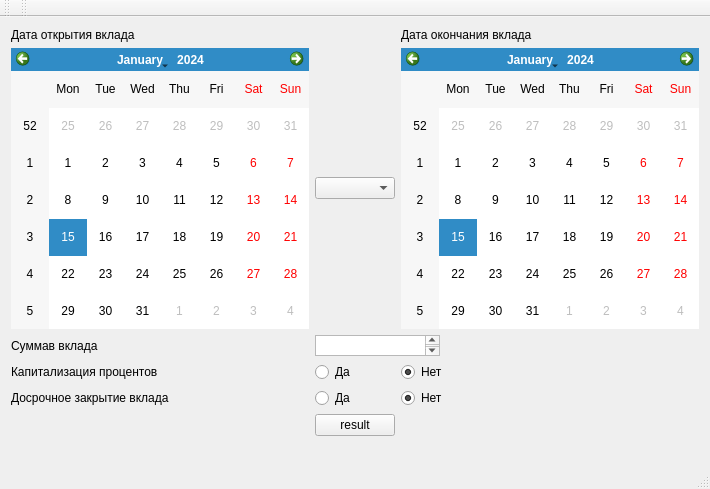
<?xml version="1.0" encoding="UTF-8"?>
<ui version="4.0">
 <class>MainWindow</class>
 <widget class="QMainWindow" name="MainWindow">
  <property name="geometry">
   <rect>
    <x>0</x>
    <y>0</y>
    <width>710</width>
    <height>489</height>
   </rect>
  </property>
  <property name="windowTitle">
   <string>MainWindow</string>
  </property>
  <widget class="QWidget" name="centralWidget">
   <layout class="QGridLayout" name="gridLayout">
    <item row="2" column="1" colspan="2">
     <widget class="QTextEdit" name="depositAmount">
      <property name="maximumSize">
       <size>
        <width>125</width>
        <height>21</height>
       </size>
      </property>
     </widget>
    </item>
    <item row="1" column="1">
     <widget class="QComboBox" name="comboBox"/>
    </item>
    <item row="9" column="1">
     <layout class="QVBoxLayout" name="resultLayout">
      <property name="topMargin">
       <number>0</number>
      </property>
      <item>
       <widget class="QLabel" name="resultLabel">
        <property name="text">
         <string/>
        </property>
       </widget>
      </item>
     </layout>
    </item>
    <item row="1" column="0">
     <widget class="QCalendarWidget" name="startCalendar"/>
    </item>
    <item row="6" column="2">
     <widget class="QRadioButton" name="isNotEarlyClousing">
      <property name="text">
       <string>Нет</string>
      </property>
      <property name="checked">
       <bool>true</bool>
      </property>
      <property name="autoExclusive">
       <bool>true</bool>
      </property>
      <attribute name="buttonGroup">
       <string notr="true">buttonGroup</string>
      </attribute>
     </widget>
    </item>
    <item row="2" column="0">
     <widget class="QLabel" name="label_3">
      <property name="text">
       <string>Суммав вклада</string>
      </property>
     </widget>
    </item>
    <item row="6" column="1">
     <widget class="QRadioButton" name="isEarlyClousing">
      <property name="text">
       <string>Да</string>
      </property>
      <property name="autoExclusive">
       <bool>true</bool>
      </property>
      <attribute name="buttonGroup">
       <string notr="true">buttonGroup</string>
      </attribute>
     </widget>
    </item>
    <item row="0" column="2">
     <widget class="QLabel" name="label_2">
      <property name="text">
       <string>Дата окончания вклада</string>
      </property>
     </widget>
    </item>
    <item row="1" column="2">
     <widget class="QCalendarWidget" name="endCalendar">
      <property name="enabled">
       <bool>true</bool>
      </property>
     </widget>
    </item>
    <item row="7" column="1">
     <widget class="QPushButton" name="result">
      <property name="text">
       <string>result</string>
      </property>
     </widget>
    </item>
    <item row="3" column="2">
     <widget class="QRadioButton" name="isNotCapitalized">
      <property name="text">
       <string>Нет</string>
      </property>
      <property name="checkable">
       <bool>true</bool>
      </property>
      <property name="checked">
       <bool>true</bool>
      </property>
      <property name="autoRepeat">
       <bool>false</bool>
      </property>
      <property name="autoExclusive">
       <bool>true</bool>
      </property>
      <attribute name="buttonGroup">
       <string notr="true">buttonGroup_2</string>
      </attribute>
     </widget>
    </item>
    <item row="3" column="1">
     <widget class="QRadioButton" name="isCpitalaised">
      <property name="text">
       <string>Да</string>
      </property>
      <property name="checkable">
       <bool>true</bool>
      </property>
      <property name="autoExclusive">
       <bool>true</bool>
      </property>
      <attribute name="buttonGroup">
       <string notr="true">buttonGroup_2</string>
      </attribute>
     </widget>
    </item>
    <item row="3" column="0">
     <widget class="QLabel" name="label_4">
      <property name="text">
       <string>Капитализация процентов</string>
      </property>
     </widget>
    </item>
    <item row="0" column="0">
     <widget class="QLabel" name="label">
      <property name="layoutDirection">
       <enum>Qt::RightToLeft</enum>
      </property>
      <property name="text">
       <string>Дата открытия вклада</string>
      </property>
     </widget>
    </item>
    <item row="6" column="0">
     <widget class="QLabel" name="label_5">
      <property name="text">
       <string>Досрочное закрытие вклада</string>
      </property>
     </widget>
    </item>
    <item row="7" column="0">
     <layout class="QVBoxLayout" name="calendarLayout"/>
    </item>
   </layout>
  </widget>
  <widget class="QMenuBar" name="menuBar">
   <property name="geometry">
    <rect>
     <x>0</x>
     <y>0</y>
     <width>710</width>
     <height>22</height>
    </rect>
   </property>
  </widget>
  <widget class="QToolBar" name="mainToolBar">
   <attribute name="toolBarArea">
    <enum>TopToolBarArea</enum>
   </attribute>
   <attribute name="toolBarBreak">
    <bool>false</bool>
   </attribute>
  </widget>
  <widget class="QStatusBar" name="statusBar"/>
  <widget class="QToolBar" name="toolBar">
   <property name="windowTitle">
    <string>toolBar</string>
   </property>
   <attribute name="toolBarArea">
    <enum>TopToolBarArea</enum>
   </attribute>
   <attribute name="toolBarBreak">
    <bool>false</bool>
   </attribute>
  </widget>
 </widget>
 <layoutdefault spacing="6" margin="11"/>
 <resources/>
 <connections/>
 <buttongroups>
  <buttongroup name="buttonGroup"/>
  <buttongroup name="buttonGroup_2"/>
 </buttongroups>
</ui>
